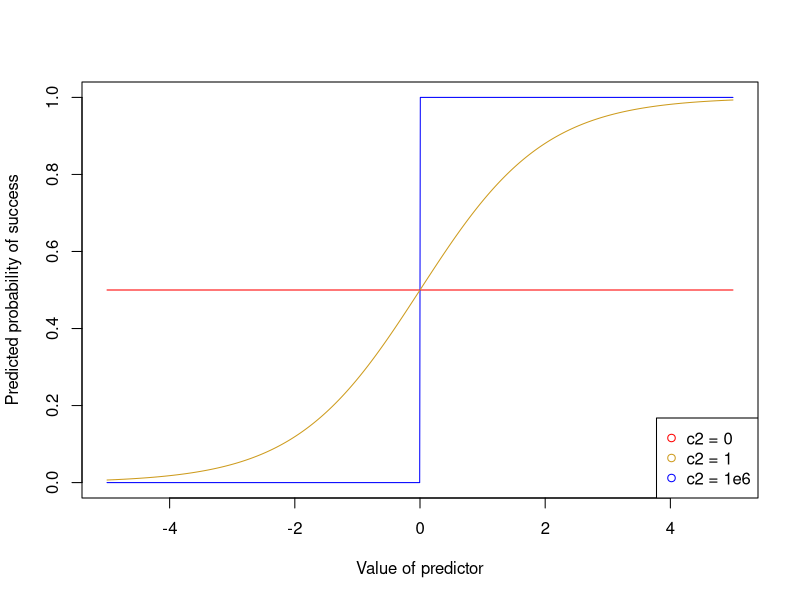

Reproduce this figure in R.
##Figure 3 on report 


xrange <- seq(-5,5, length.out = 1e3)
general_logistic <- function(k = 1, z){
  as.numeric(1 / (1 + exp(-k*z)))
}
plot(0, 0, xlim = c(-5, 5), ylim = c(0,1), type = 'n', xlab = 'Value of predictor', ylab = 'Predicted probability of success')
lines(xrange, general_logistic(k = 0, z = xrange), col = 'red')
lines(xrange, general_logistic(k = 1e6, z = xrange), col = 'blue')
lines(xrange, general_logistic(k = 1, z = xrange), col = 'goldenrod3')
legend("bottomright", legend = c('c2 = 0', 'c2 = 1', 'c2 = 1e6'), col=c('red', 'goldenrod3', 'blue'), pch=1)

